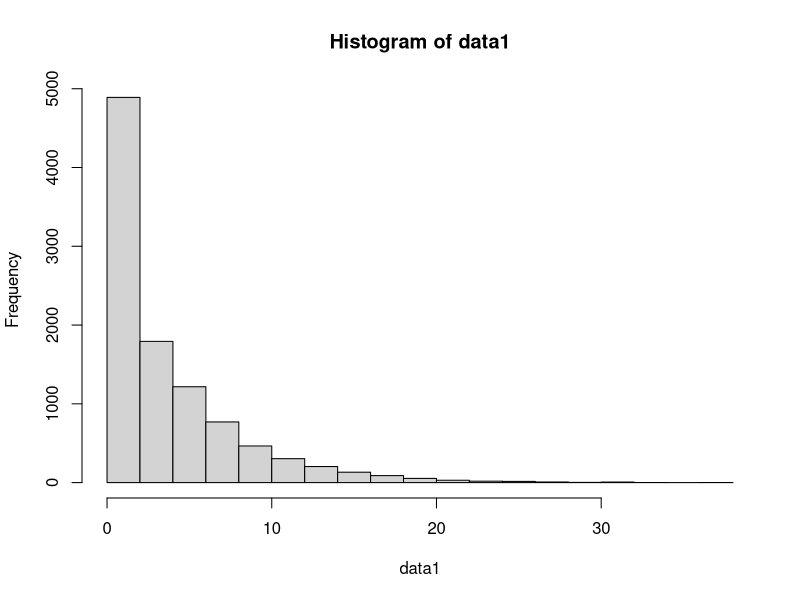

Generate this figure with R: (Note: this script raises an error after producing the figure.)
#  =================== 1 ==================== 
x = 3
prob = 0.20

## a
dgeom(x, prob)

## b
n = 10000
data1 = rgeom(n, prob)
mean(data1 == 3)

## c


## d
hist(data1)

## e
mean(data1)
var(data1)

#  =================== 2 ====================  
x = 4
size = 20
prob = 0.2

## a
dbinom(x, size, prob) ;data2

## b
n = 100
data2 = rbinom(n, size, prob)
hist(data2)

## c
mean(data2)
var(data2)

#  =================== 3 ==================== 
x = 6
lambda = 4.5

## a
dpois(x, lambda)

## b
n = 365
data3 = rpois(n, lambda) ;data3
hist(data3)

## c


## d
mean(data3)
var(data3)

#  =================== 4 ==================== 
x = 2
df = 10

## a
dchisq(x, df)

## b
n = 100
data4 = rchisq(n, df) ;data4
hist(data4)

## c
mean(data4)
var(data4)

#  =================== 5 ==================== 
x = 3

## a
dexp(x)

## b
set.seed(1)
hist(rexp(10,3))
hist(rexp(100,3))
hist(rexp(1000,3))
hist(rexp(10000,3))

## c
n = 100
data5 = rexp(n, x)
mean(data5)
var(data5)

#  =================== 6 ====================
n = 100
mean = 50
sd = 8

## a
data5 = rnorm(n, mean, sd) ;data5

mean(data5)
x1 = 49
x2 = 50

z2 = (50-mean(data5))/sd(data5) ;z2
z1 = 1-((49-mean(data5))/sd(data5)) ;z1
z = z1 +z2 ;z

plot(data5, main = "Plot Data5", col = "blue", pch = 1)
## b
hist(data5, main = "5025201228_Arief Badrus Sholeh_Probstat_E_DNHistogram", breaks = 5, col = "blue")

## c
var(data5)